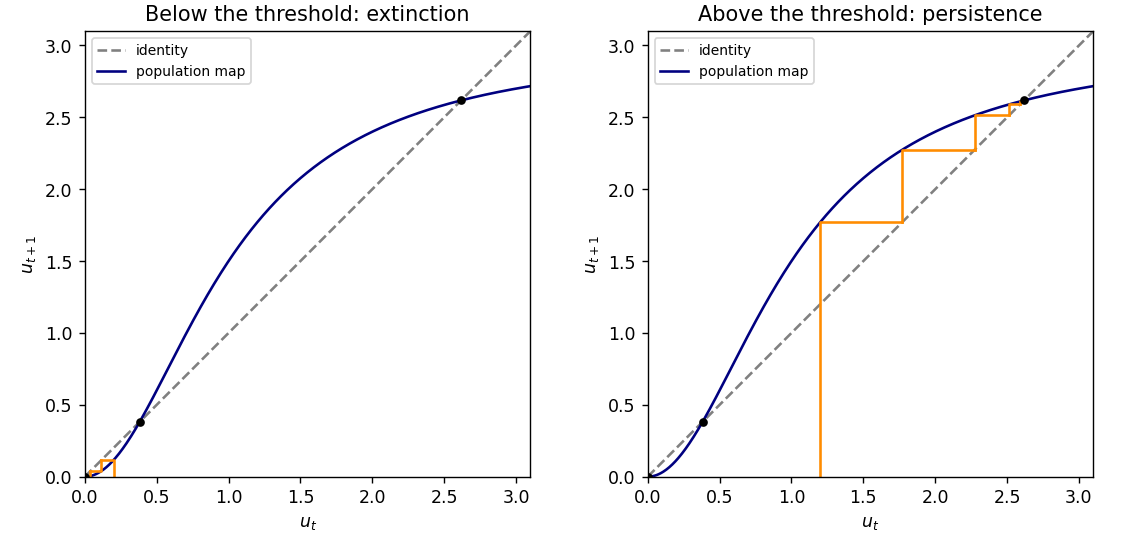

This chart was generated by the following Python code:
"""Population iteration; Python 3.14, NumPy 2.3, Matplotlib 3.10.

Writes only paper-2-cobweb.png in the caller's current directory.
The caller controls MPLCONFIGDIR.
"""
import matplotlib
matplotlib.use("Agg")
import matplotlib.pyplot as plt
import numpy as np

f = lambda u: 3 * u * u / (1 + u * u)
u = np.linspace(0, 3.1, 600)
fig, axes = plt.subplots(1, 2, figsize=(9, 4.3), layout="constrained")
for ax, initial, title in zip(axes, [0.2, 1.2], ["Below the threshold: extinction", "Above the threshold: persistence"]):
    ax.plot(u, u, color="0.5", ls="--", label="identity")
    ax.plot(u, f(u), color="navy", label="population map")
    x, y = initial, 0
    for _ in range(14):
        next_y = f(x)
        ax.plot([x, x, next_y], [y, next_y, next_y], color="darkorange", lw=1.5)
        x, y = next_y, next_y
    for fixed in [0, (3-np.sqrt(5))/2, (3+np.sqrt(5))/2]:
        ax.plot(fixed, fixed, "ko", ms=4)
    ax.set(xlim=(0, 3.1), ylim=(0, 3.1), xlabel=r"$u_t$", ylabel=r"$u_{t+1}$", title=title)
    ax.set_aspect("equal")
    ax.legend(fontsize=8, loc="upper left")
fig.savefig("paper-2-cobweb.png", dpi=125, facecolor="white", transparent=False)
